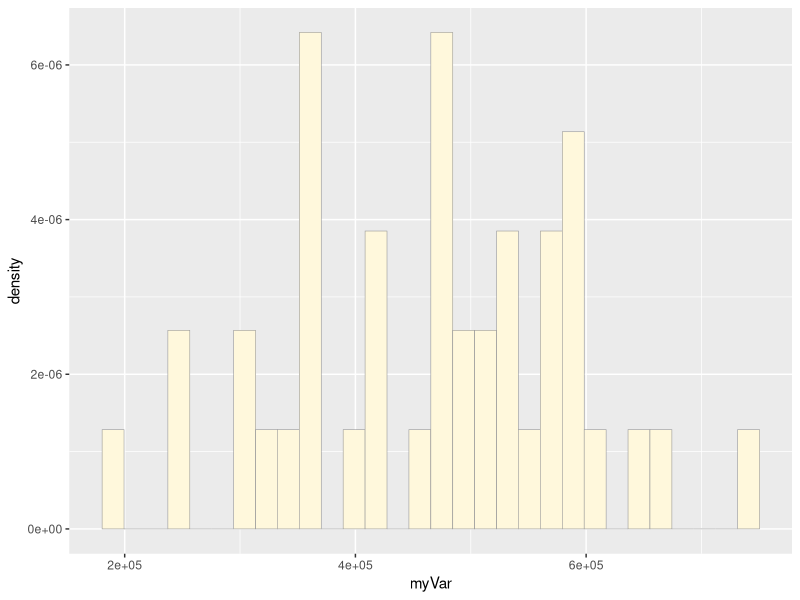
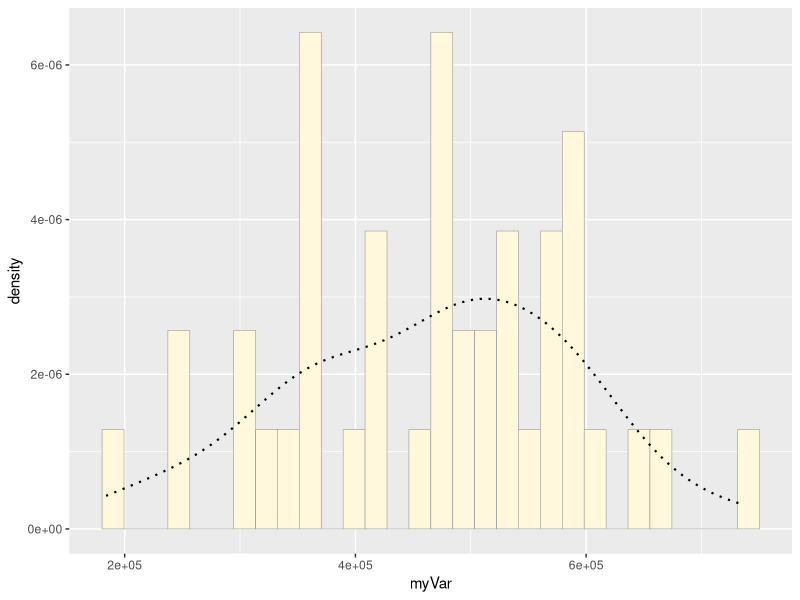
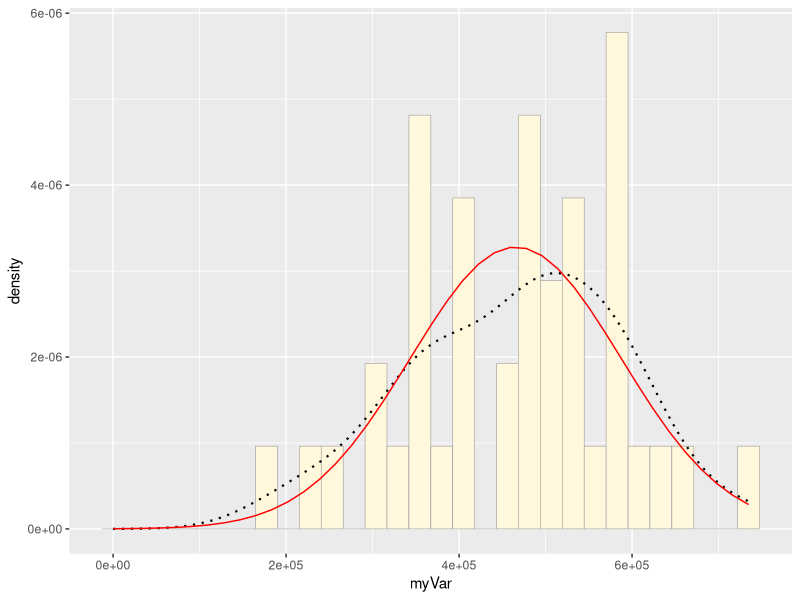
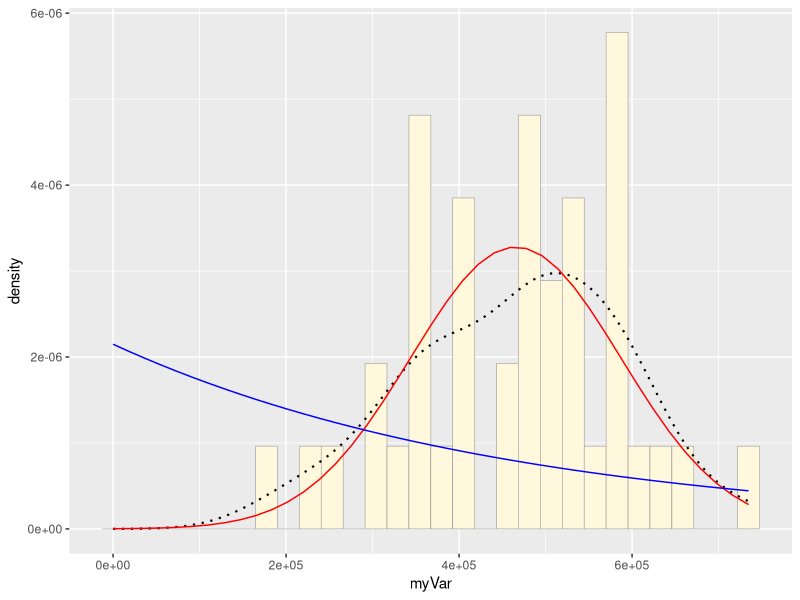
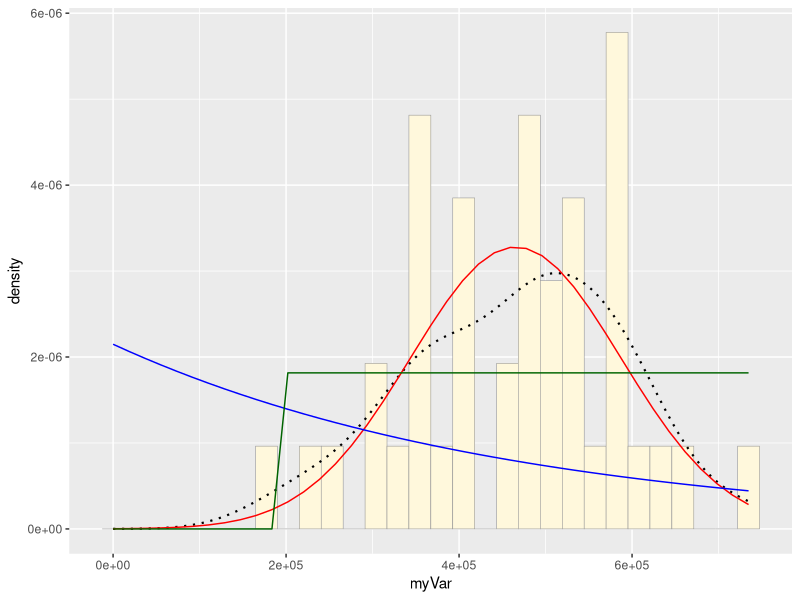

The R script that drew these images, in order: (Note: this script raises an error after producing the figures.)
library(ggplot2) # for graphics
library(MASS) # for maximum likelihood estimation
dt <- read.table("hwk6data.csv",header=TRUE,sep=",")
names(dt) <- list("ID","myVar")
z <- dt[dt$myVar>0,]
str(z)
summary(z)
#histogram
p1 <- ggplot(data=z, aes(x=myVar, y=..density..)) +
  geom_histogram(color="grey60",fill="cornsilk",size=0.2) 
p1
p1 <-  p1 +  geom_density(linetype="dotted",size=0.75)
print(p1)
normPars <- fitdistr(z$myVar,"normal")
print(normPars)
str(normPars)
#max likelihood estimates
normPars$estimate["mean"] # note structure of getting a named attribute
meanML <- normPars$estimate["mean"]
sdML <- normPars$estimate["sd"]

xval <- seq(0,max(z$myVar),len=length(z$myVar))

stat <- stat_function(aes(x = xval, y = ..y..), fun = dnorm, colour="red", n = length(z$myVar), args = list(mean = meanML, sd = sdML))
p1 + stat
#exponential
expoPars <- fitdistr(z$myVar,"exponential")
rateML <- expoPars$estimate["rate"]

stat2 <- stat_function(aes(x = xval, y = ..y..), fun = dexp, colour="blue", n = length(z$myVar), args = list(rate=rateML))
p1 + stat + stat2
#uniform
stat3 <- stat_function(aes(x = xval, y = ..y..), fun = dunif, colour="darkgreen", n = length(z$myVar), args = list(min=min(z$myVar), max=max(z$myVar)))
stat3
p1 + stat + stat2 + stat3
gammaPars <- fitdistr(z$myVar,"gamma")
shapeML <- gammaPars$estimate["shape"]
rateML <- gammaPars$estimate["rate"]

stat4 <- stat_function(aes(x = xval, y = ..y..), fun = dgamma, colour="brown", n = length(z$myVar), args = list(shape=shapeML, rate=rateML))
p1 + stat + stat2 + stat3 + stat4
pSpecial <- ggplot(data=z, aes(x=myVar/(max(myVar + 0.1)), y=..density..)) +
  geom_histogram(color="grey60",fill="cornsilk",size=0.2) + 
  xlim(c(0,1)) +
  geom_density(size=0.75,linetype="dotted")

betaPars <- fitdistr(x=z$myVar/max(z$myVar + 0.1),start=list(shape1=1,shape2=2),"beta")
shape1ML <- betaPars$estimate["shape1"]
shape2ML <- betaPars$estimate["shape2"]

statSpecial <- stat_function(aes(x = xval, y = ..y..), fun = dbeta, colour="orchid", n = length(z$myVar), args = list(shape1=shape1ML,shape2=shape2ML))
pSpecial + statSpecial
#normal fits best

#simulate new dataset
z <- rnorm(n=41,mean=465483, sd=123153)
z <- data.frame(1:41,z)
names(z) <- list("ID","myVar")
z <- z[z$myVar>0,]
str(z)
summary(z$myVar)
